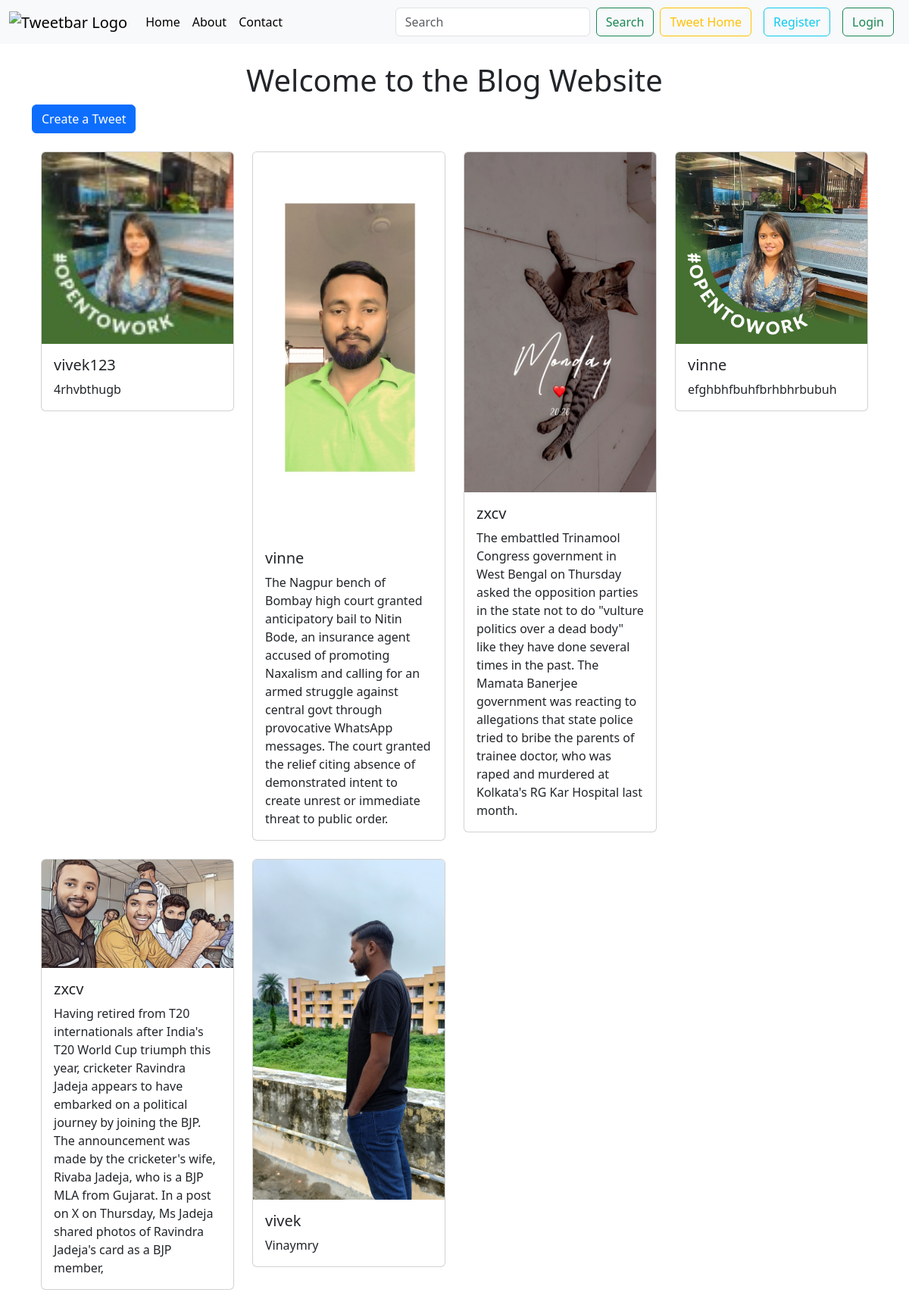
Screenshot of /tweet/ with the database file from the repository.
### tweet/models.py (models this page shows, shortened)
class Tweet(models.Model):
 user=models.ForeignKey(User,on_delete=models.CASCADE)
 text=models.TextField(max_length=400)
 photo=models.ImageField(upload_to='photo/',blank=True,null=True)
 created_at=models.DateTimeField(auto_now_add=True)
 updated_at=models.DateTimeField(auto_now=True)

### tweet/views.py (the view)
# urls.py: path('',views.tweet_list,name='tweet_list'),
def tweet_list(request):
    query = request.GET.get('search', '')
    if query:
        tweets = Tweet.objects.filter(Q(text__icontains=query)).order_by('-created_at')
    else:
        tweets = Tweet.objects.all().order_by('-created_at')
    return render(request, 'tweet_list.html', {'tweets': tweets})

### tweet/templates/tweet_list.html (shortened to what this page needs)
{% extends "layout.html" %}
{% block content %}
    <h1 class="text-center mt-4">Welcome to the Blog Website</h1>
    <a class="btn btn-primary mb-4" href="{% url 'tweet_create' %}">Create a Tweet</a>
    <div class="container">
        <div class="row">
            {% for tweet in tweets %}
                <div class="col-md-3 mb-4">
                    <div class="card">
                        <img src="{{ tweet.photo.url }}" class="card-img-top" alt="Tweet Photo">
                        <div class="card-body">
                            <h5 class="card-title">{{ tweet.user.username }}</h5>
                            <p class="card-text">{{ tweet.text }}</p>
                        </div>
                    </div>
                </div>
            {% endfor %}
        </div>
    </div>
{% endblock %}

### templates/layout.html (shortened to what this page needs)
{% load static %}
<!DOCTYPE html>
<html>
<head>
    <link href="https://cdn.jsdelivr.net/npm/bootstrap@5.3.3/dist/css/bootstrap.min.css" rel="stylesheet">
</head>
<body >
    <nav class="navbar navbar-expand-lg navbar-light bg-light">
        <div class="container-fluid">
          <a class="navbar-brand" href="{% url 'tweet_list'%}">
            <img src="https://ik.imagekit.io/vinaymry/slack.png?updatedAt=1725588169151" alt="Tweetbar Logo" style="height: 40px;">
          </a>
          <div class="collapse navbar-collapse" id="navbarSupportedContent">
            <ul class="navbar-nav me-auto mb-2 mb-lg-0">
              <li class="nav-item">
                <a class="nav-link active" aria-current="page" href="#">Home</a>
              </li>
              <li class="nav-item">
                <a class="nav-link active" aria-current="page" href="{% url 'about' %}">About</a>
              </li>
              <a class="nav-link active" aria-current="page" href="{% url 'index' %}">Contact</a>
            </ul>
            <form class="d-flex">
              <input class="form-control me-2" type="search" name="search" placeholder="Search" aria-label="Search">
              <button class="btn btn-outline-success" type="submit">Search</button>
            </form>
            <a href="{% url 'tweet_list' %}"class="btn btn-outline-warning mx-2">Tweet Home </a>
            {% if user.is_authenticated %}
            <form method="post"action="{% url 'logout' %}">
            {% csrf_token %}
           <button class="btn btn-danger" type="submit">Logout</button>
            </form>
            {% else %}
            <a href="{% url 'register' %}"class="btn btn-outline-info mx-2">Register </a>
            <a href="{% url 'login' %}"class="btn btn-outline-success mx-2">Login </a>
            {% endif %}
          </div>
        </div>
      </nav>
   <div class="container">
    {% block content %}
      {% endblock %}
</body>
</html>

### rows the page displays
Tweet: photo (picture), user.username "vivek123", text "4rhvbthugb"
Tweet: photo (picture), user.username "vinne", text "The Nagpur bench of Bombay high court granted anticipatory bail to Nitin Bode, an insurance agent accused of promoting Naxalism and calling for an armed struggle against central govt through provocative WhatsApp messages. The court granted the relief citing absence of demonstrated intent to create unrest or immediate threat to public order."
Tweet: photo (picture), user.username "zxcv", text "The embattled Trinamool Congress government in West Bengal on Thursday asked the opposition parties in the state not to do \"vulture politics over a dead body\" like they have done several times in the past. The Mamata Banerjee government was reacting to allegations that state police tried to bribe the parents of trainee doctor, who was raped and murdered at Kolkata's RG Kar Hospital last month."
Tweet: photo (picture), user.username "vinne", text "efghbhfbuhfbrhbhrbubuh"
Tweet: photo (picture), user.username "zxcv", text "Having retired from T20 internationals after India's T20 World Cup triumph this year, cricketer Ravindra Jadeja appears to have embarked on a political journey by joining the BJP. The announcement was made by the cricketer's wife, Rivaba Jadeja, who is a BJP MLA from Gujarat. In a post on X on Thursday, Ms Jadeja shared photos of Ravindra Jadeja's card as a BJP member,"
Tweet: photo (picture), user.username "vivek", text "Vinaymry"
